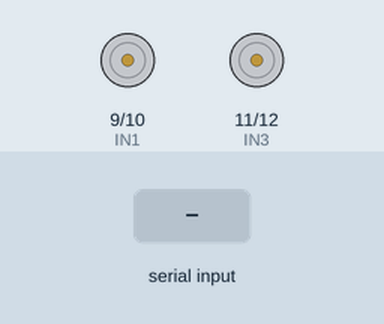
A sketch run on a simulated Arduino Leonardo, built with avr-gcc and run on an emulated ATmega32U4. On the bench: motor-driver pin pairs drawn as motors (green arrow = first pin HIGH = forward, orange = second pin HIGH = backward, longer = more drive, scaled by the enable pin). The test bench sets the inputs (shaded band).

Above: at 1.2 s.
1.3 s: "a" received over the second serial link
At 2.1 s:
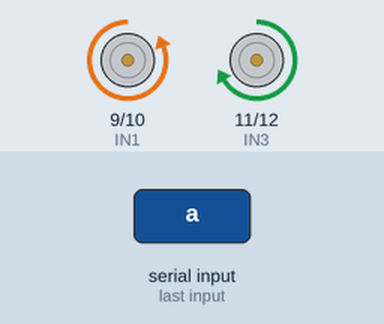
At 2.9 s:
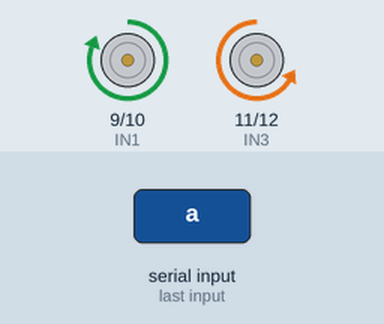
Timing chart, 0 to 6.1 s (numbered marks = the images above; inputs shaded):
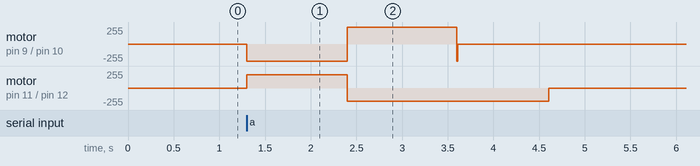

Measured:
- after the input at 1.3 s, motor on pin 9 (IN1) / pin 10 (IN2): stopped → backward 255/255 at once, → forward 255/255 1.1 s later, → stopped 1.2 s later; motor on pin 11 (IN3) / pin 12 (IN4): stopped → forward 200/255 at once, → backward 200/255 1.1 s later, → stopped 2.2 s later

The sketch:

derecha_linea.ino
```cpp
int tiempo = 2000;

int velocidad_baja = 170;
int velocidad_media = 200;
int velocidad_maxima = 255;

//definicion de variables de los motores
byte IN1 = 9;
byte IN2 = 10;

byte IN3 = 11;
byte IN4 = 12;

byte ENA = 8; // Motor A Delantero
byte ENB = 13; // motor B Trasero


void setup() {

  Serial.begin(9600);
  Serial1.begin(38400);


  /*MOTOR DELANTERO*/

  pinMode (IN1, OUTPUT);    // Input1 conectada al pin _
  pinMode (IN2, OUTPUT);    // Input2 conectada al pin _
  pinMode(ENA, OUTPUT);

  /*MOTOR TRASERO*/
  pinMode (IN3, OUTPUT);    // Input3 conectada al pin _
  pinMode (IN4, OUTPUT);    // Input4 conectada al pin _
  pinMode(ENB, OUTPUT);


}

void loop() {
  char c = Serial1.read();

  if (c == 'g') {
    digitalWrite (IN1, LOW);
    digitalWrite (IN2, LOW);

    digitalWrite (IN3, LOW);
    digitalWrite (IN4, LOW);
  }

  //Motor trasero sigue su rumbo
  if (c == 'a') {

    //Motor trasero sigue su rumbo
    //Motor trasero sigue su rumbo
    //Motor delantero a un lado

    digitalWrite (IN1, LOW);
    digitalWrite (IN2, HIGH);
    analogWrite(ENA, velocidad_maxima);

    // motor trasero atras
    analogWrite(ENB, velocidad_media);
    digitalWrite (IN3, HIGH);
    digitalWrite (IN4, LOW);

    delay(1100);

    //Dobla al sentido contrario hacia delante


    digitalWrite (IN3, LOW);
    digitalWrite (IN4, HIGH);


    digitalWrite (IN1, HIGH);
    digitalWrite (IN2, LOW);

    delay(1200);

    digitalWrite (IN1, LOW);
    digitalWrite (IN2, HIGH);
    delayMicroseconds(8500);

    digitalWrite (IN1, LOW);
    digitalWrite (IN2, LOW);

    delay(1000);
    digitalWrite(IN3,LOW);
    digitalWrite(IN4,LOW);
    delay(3000);
    /*
    digitalWrite (IN3, LOW);
    digitalWrite (IN4, LOW);
    */

  }

}
```
